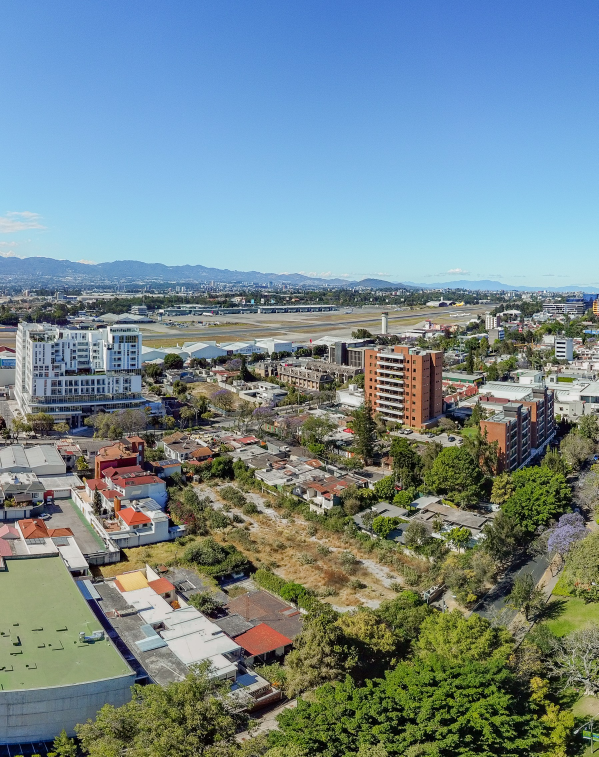
#> input picture imagenes/1.jpg, 1795 x 2270 px (shown at 1/3 size); its folder holds only this picture in this run
$ python proyecto3.py
#> lines starting #> are read from the running program, lines starting #| are printed output that depends on the picture
import os
import glob
import cv2
import numpy as np
import matplotlib.pyplot as plt

# -----------------------------
# Parámetros globales
# -----------------------------
RESIZE_DIM    = (480, 320)
RATIO_TEST    = 0.75
REPROJ_THRESH = 4.0
DETECTOR_TYPE = 'ORB'
NFEATURES     = 2000


def show_image(img, title=None):
    """
    Muestra una imagen con Matplotlib (convierte BGR a RGB si aplica).
    """
    if img is None:
        return
    disp = img
    if img.ndim == 3 and img.shape[2] == 3:
        disp = cv2.cvtColor(img, cv2.COLOR_BGR2RGB)
    plt.figure(figsize=(12, 6))
    if title:
        plt.title(title)
    plt.axis('off')
    plt.imshow(disp)
    plt.show()


class Matcher:
    """
    Detecta y empareja características entre dos imágenes.
    """
    def __init__(self, detector_type=DETECTOR_TYPE, nfeatures=NFEATURES):
        if detector_type == 'SIFT':
            self.detector = cv2.SIFT_create()
            self.norm     = cv2.NORM_L2
        else:
            self.detector = cv2.ORB_create(nfeatures=nfeatures)
            self.norm     = cv2.NORM_HAMMING
        self.matcher = cv2.BFMatcher(self.norm, crossCheck=False)

    def get_feats(self, img):
        gray = cv2.cvtColor(img, cv2.COLOR_BGR2GRAY)
        return self.detector.detectAndCompute(gray, None)

    def match(self, imgA, imgB, tag=None):
        kpA, desA = self.get_feats(imgA)
        kpB, desB = self.get_feats(imgB)
        # Mostrar keypoints
        if tag is not None:
            show_image(cv2.drawKeypoints(imgA, kpA, None,
                         flags=cv2.DRAW_MATCHES_FLAGS_DRAW_RICH_KEYPOINTS), f'Keypoints A {tag}')
            show_image(cv2.drawKeypoints(imgB, kpB, None,
                         flags=cv2.DRAW_MATCHES_FLAGS_DRAW_RICH_KEYPOINTS), f'Keypoints B {tag}')
        raw = self.matcher.knnMatch(desA, desB, k=2)
        good = [m for m, n in raw if m.distance < RATIO_TEST * n.distance]
        if tag is not None:
            show_image(cv2.drawMatches(imgA, kpA, imgB, kpB, good, None, flags=2),
                       f'Matches pre RANSAC {tag}')
        if len(good) < 4:
            print(f'No suficientes matches para {tag}')
            return None
        ptsA = np.float32([kpA[m.queryIdx].pt for m in good]).reshape(-1,1,2)
        ptsB = np.float32([kpB[m.trainIdx].pt for m in good]).reshape(-1,1,2)
        H, mask = cv2.findHomography(ptsB, ptsA, cv2.RANSAC, REPROJ_THRESH)
        if tag is not None:
            inliers = [good[i] for i in range(len(good)) if mask.ravel()[i]]
            show_image(cv2.drawMatches(imgA, kpA, imgB, kpB, inliers, None, flags=2),
                       f'Inliers {tag}')
        return H


class Stitcher:
    """
    Construye una panorámica generando una homografía acumulada
    desde la imagen central a cada foto, luego warpea y mezcla
    todas sobre un lienzo global con "feather blending".
    """
    def __init__(self, img_dir):
        # Carga y redimensiona
#> called with img_dir = 'imagenes'
        paths = sorted(glob.glob(os.path.join(img_dir, '*.*')))
        self.images = []
        for p in paths:
            img = cv2.imread(p)
#> img is the input picture: shape (2270, 1795, 3); mean B, G, R 141.4, 136.4, 116.3
            if img is not None:
                self.images.append(cv2.resize(img, RESIZE_DIM))
        if not self.images:
            raise RuntimeError(f"No hay imágenes válidas en {img_dir}")

        mid = len(self.images)//2
#> mid = 0
        self.base  = self.images[mid]
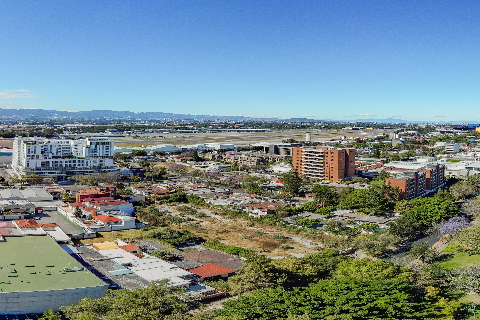
#> self.base: shape (320, 480, 3); mean of channels 0, 1, 2 141.3, 136.3, 116.2; drawn as B, G, R
        self.right = self.images[mid+1:]
#> self.right = []
        self.left  = list(reversed(self.images[:mid]))
#> self.left = []
        self.matcher = Matcher()

    def stitch(self):
        # 1) Calcular homografías desde la base a cada imagen
        Hs = [np.eye(3)]
        H_acc = np.eye(3)
        prev = self.base
        for i, img in enumerate(self.right):
            H_rel = self.matcher.match(prev, img, tag=f'D{i}')
            H_acc = H_acc.dot(H_rel)
            Hs.append(H_acc.copy())
            prev = img
#> this loop made 0 passes
#> after the loop, H_acc = [[1, 0, 0], [0, 1, 0], [0, 0, 1]]; Hs = [[[1, 0, 0], [0, 1, 0], [0, 0, 1]]]
        H_acc = np.eye(3)
        prev = self.base
        for i, img in enumerate(self.left):
            H_rel = self.matcher.match(prev, img, tag=f'I{i}')
            H_acc = H_acc.dot(H_rel)
            Hs.append(H_acc.copy())
            prev = img

        # 2) Determinar tamaño global del lienzo
        all_corners = []
        imgs = [self.base] + self.right + self.left
#> imgs = 1 item
        for im, H in zip(imgs, Hs):
            h,w = im.shape[:2]
            corners = np.float32([[0,0],[w,0],[w,h],[0,h]]).reshape(-1,1,2)
            warped = cv2.perspectiveTransform(corners, H)
            all_corners.append(warped)
#> this loop made 1 pass
#> (H, h, w, warped) on pass 1: ([[1, 0, 0], [0, 1, 0], [0, 0, 1]], 320, 480, [[0, 0], [480, 0], [480, 320], [0, 320]])
#> after the loop, all_corners = [[[0, 0], [480, 0], [480, 320], [0, 320]]]
        all_pts = np.vstack(all_corners)
#> all_pts = [[0, 0], [480, 0], [480, 320], [0, 320]]
        xmin, ymin = np.int32(all_pts.min(axis=0).ravel() - 0.5)
#> xmin = 0; ymin = 0
        xmax, ymax = np.int32(all_pts.max(axis=0).ravel() + 0.5)
#> xmax = 480; ymax = 320
        T = np.array([[1,0,-xmin],[0,1,-ymin],[0,0,1]], dtype=np.float64)
#> T = [[1, 0, 0], [0, 1, 0], [0, 0, 1]]
        canvas_size = (xmax-xmin, ymax-ymin)
#> canvas_size = (480, 320)

        # 3) Warpear todas las imágenes al lienzo y mostrar
        warped_imgs = []
        masks       = []
        for idx, (im, H) in enumerate(zip(imgs, Hs)):
            wim = cv2.warpPerspective(im, T.dot(H), canvas_size)
            msk = cv2.warpPerspective(
                np.ones(im.shape[:2], np.uint8)*255,
                T.dot(H), canvas_size)
            show_image(wim, f'Warp imagen {idx}')
            show_image(msk*255, f'Mascara {idx}')
            warped_imgs.append(wim)
            masks.append(msk)
#> this loop made 1 pass
#> H on pass 1: [[1, 0, 0], [0, 1, 0], [0, 0, 1]]
#> after the loop, masks = 1 item; warped_imgs = 1 item

        # 4) Feather blending global, paso a paso
        canvas = np.zeros((canvas_size[1], canvas_size[0], 3), np.float32)
        weight = np.zeros((canvas_size[1], canvas_size[0]), np.float32)
        for idx, (wim, msk) in enumerate(zip(warped_imgs, masks)):
            dt = cv2.distanceTransform((msk>0).astype(np.uint8), cv2.DIST_L2, 5)
            wgt = dt / (dt.max()+1e-6)
            show_image(wgt, f'Peso distancia {idx}')
            w3  = wgt[:,:,None]
            canvas += wim.astype(np.float32) * w3
            weight += wgt
#> this loop made 1 pass
        final = (canvas / (weight[:,:,None]+1e-6))
        final = np.clip(final, 0, 255).astype(np.uint8)


        return final


if __name__ == '__main__':
    img_dir = os.path.join(os.path.dirname(__file__), 'imagenes')
    stitcher = Stitcher(img_dir)
    pano = stitcher.stitch()
    show_image(pano, 'Panorámica Final')

$ run again, on imagenes/3.jpg
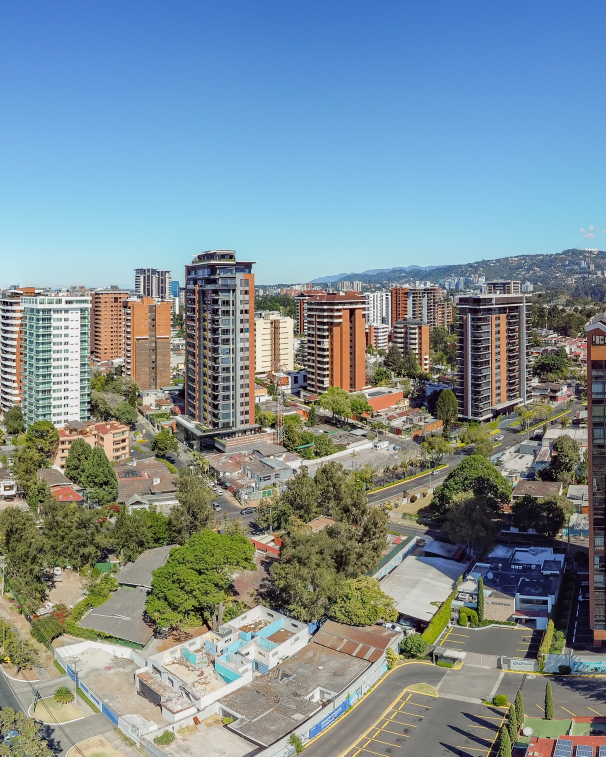
#> input picture imagenes/3.jpg, 1818 x 2270 px (shown at 1/3 size)
#> in __init__, img is the input picture: shape (2270, 1818, 3); mean B, G, R 149, 141.7, 124.2
#> mid = 0
#> in __init__, `self.base  = self.images[mid]`:
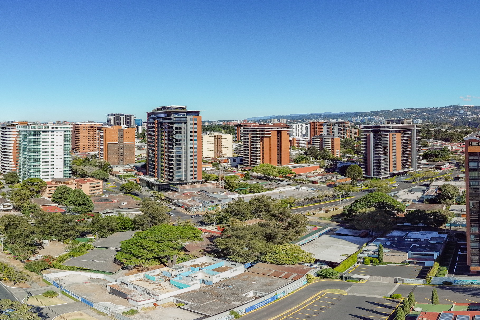
#> self.base: shape (320, 480, 3); mean of channels 0, 1, 2 148.8, 141.5, 124; drawn as B, G, R
#> self.right = []
#> after the loop in stitch, `for i, img in enumerate(self.right):`: H_acc = [[1, 0, 0], [0, 1, 0], [0, 0, 1]]; Hs = [[[1, 0, 0], [0, 1, 0], [0, 0, 1]]]
#> imgs = 1 item
#> the loop in stitch, `for im, H in zip(imgs, Hs):` made 1 pass
#> (H, h, w, warped) on pass 1: ([[1, 0, 0], [0, 1, 0], [0, 0, 1]], 320, 480, [[0, 0], [480, 0], [480, 320], [0, 320]])
#> after the loop in stitch, `for im, H in zip(imgs, Hs):`: all_corners = [[[0, 0], [480, 0], [480, 320], [0, 320]]]
#> all_pts = [[0, 0], [480, 0], [480, 320], [0, 320]]
#> xmin = 0
#> xmax = 480; ymax = 320
#> T = [[1, 0, 0], [0, 1, 0], [0, 0, 1]]
#> canvas_size = (480, 320)
#> the loop in stitch, `for idx, (im, H) in enumerate(zip(imgs, Hs)):` made 1 pass
#> H on pass 1: [[1, 0, 0], [0, 1, 0], [0, 0, 1]]
#> after the loop in stitch, `for idx, (im, H) in enumerate(zip(imgs, Hs)):`: masks = 1 item
#> the loop in stitch, `for idx, (wim, msk) in enumerate(zip(warped_imgs, masks)):` made 1 pass

$ run again, on imagenes/3.png
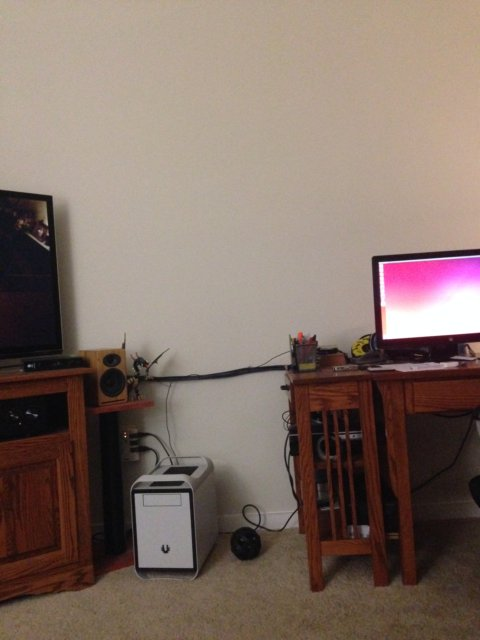
#> input picture imagenes/3.png, 480 x 640 px
#> in __init__, img is the input picture: shape (640, 480, 3); mean B, G, R 102.6, 111.9, 129.7
#> mid = 0
#> in __init__, `self.base  = self.images[mid]`:
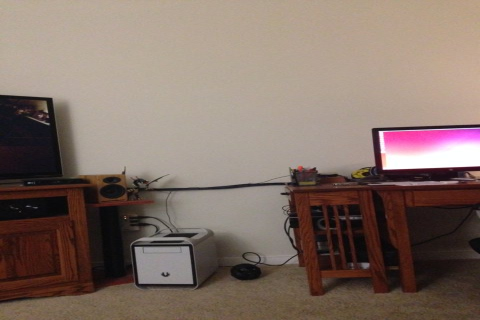
#> self.base: shape (320, 480, 3); mean of channels 0, 1, 2 102.8, 112.2, 129.9; drawn as B, G, R
#> self.right = []
#> after the loop in stitch, `for i, img in enumerate(self.right):`: H_acc = [[1, 0, 0], [0, 1, 0], [0, 0, 1]]; Hs = [[[1, 0, 0], [0, 1, 0], [0, 0, 1]]]
#> imgs = 1 item
#> the loop in stitch, `for im, H in zip(imgs, Hs):` made 1 pass
#> (H, h, w, warped) on pass 1: ([[1, 0, 0], [0, 1, 0], [0, 0, 1]], 320, 480, [[0, 0], [480, 0], [480, 320], [0, 320]])
#> after the loop in stitch, `for im, H in zip(imgs, Hs):`: all_corners = [[[0, 0], [480, 0], [480, 320], [0, 320]]]
#> all_pts = [[0, 0], [480, 0], [480, 320], [0, 320]]
#> xmin = 0
#> xmax = 480; ymax = 320
#> T = [[1, 0, 0], [0, 1, 0], [0, 0, 1]]
#> canvas_size = (480, 320)
#> the loop in stitch, `for idx, (im, H) in enumerate(zip(imgs, Hs)):` made 1 pass
#> H on pass 1: [[1, 0, 0], [0, 1, 0], [0, 0, 1]]
#> after the loop in stitch, `for idx, (im, H) in enumerate(zip(imgs, Hs)):`: masks = 1 item
#> the loop in stitch, `for idx, (wim, msk) in enumerate(zip(warped_imgs, masks)):` made 1 pass

$ run again, on imagenes/4.jpg
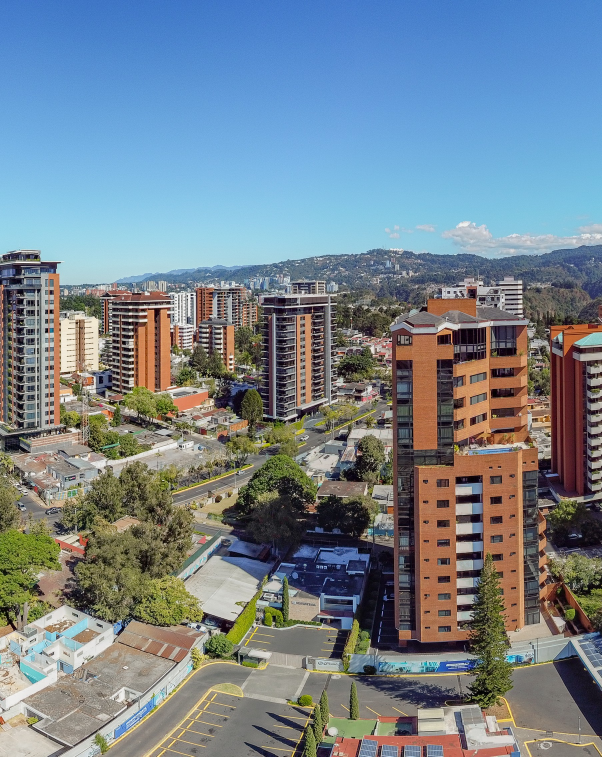
#> input picture imagenes/4.jpg, 1806 x 2270 px (shown at 1/3 size)
#> in __init__, img is the input picture: shape (2270, 1806, 3); mean B, G, R 140.8, 130.8, 117
#> mid = 0
#> in __init__, `self.base  = self.images[mid]`:
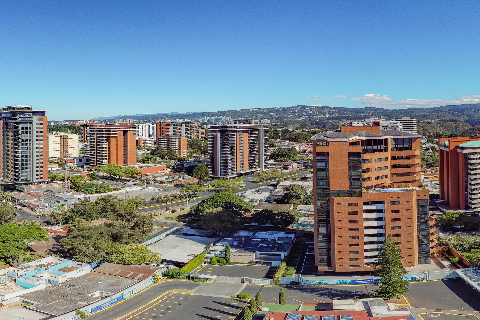
#> self.base: shape (320, 480, 3); mean of channels 0, 1, 2 140.6, 130.6, 116.9; drawn as B, G, R
#> self.right = []
#> after the loop in stitch, `for i, img in enumerate(self.right):`: H_acc = [[1, 0, 0], [0, 1, 0], [0, 0, 1]]; Hs = [[[1, 0, 0], [0, 1, 0], [0, 0, 1]]]
#> imgs = 1 item
#> the loop in stitch, `for im, H in zip(imgs, Hs):` made 1 pass
#> (H, h, w, warped) on pass 1: ([[1, 0, 0], [0, 1, 0], [0, 0, 1]], 320, 480, [[0, 0], [480, 0], [480, 320], [0, 320]])
#> after the loop in stitch, `for im, H in zip(imgs, Hs):`: all_corners = [[[0, 0], [480, 0], [480, 320], [0, 320]]]
#> all_pts = [[0, 0], [480, 0], [480, 320], [0, 320]]
#> xmin = 0
#> xmax = 480; ymax = 320
#> T = [[1, 0, 0], [0, 1, 0], [0, 0, 1]]
#> canvas_size = (480, 320)
#> the loop in stitch, `for idx, (im, H) in enumerate(zip(imgs, Hs)):` made 1 pass
#> H on pass 1: [[1, 0, 0], [0, 1, 0], [0, 0, 1]]
#> after the loop in stitch, `for idx, (im, H) in enumerate(zip(imgs, Hs)):`: masks = 1 item
#> the loop in stitch, `for idx, (wim, msk) in enumerate(zip(warped_imgs, masks)):` made 1 pass

$ run again, on imagenes/1.png
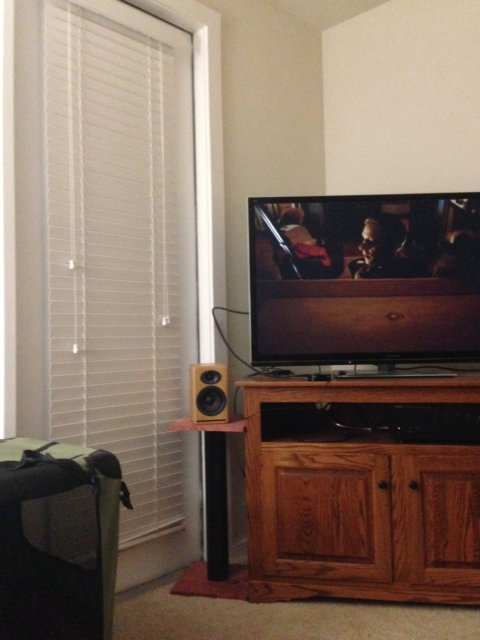
#> input picture imagenes/1.png, 480 x 640 px
#> in __init__, img is the input picture: shape (640, 480, 3); mean B, G, R 95.3, 108.5, 127.8
#> mid = 0
#> in __init__, `self.base  = self.images[mid]`:
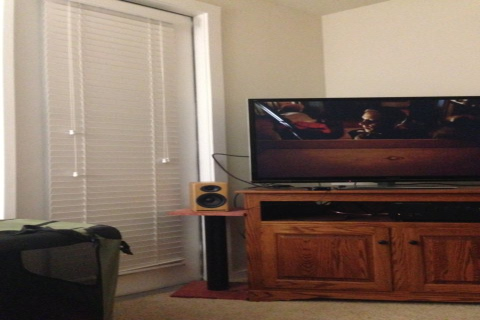
#> self.base: shape (320, 480, 3); mean of channels 0, 1, 2 95.6, 108.7, 128; drawn as B, G, R
#> self.right = []
#> after the loop in stitch, `for i, img in enumerate(self.right):`: H_acc = [[1, 0, 0], [0, 1, 0], [0, 0, 1]]; Hs = [[[1, 0, 0], [0, 1, 0], [0, 0, 1]]]
#> imgs = 1 item
#> the loop in stitch, `for im, H in zip(imgs, Hs):` made 1 pass
#> (H, h, w, warped) on pass 1: ([[1, 0, 0], [0, 1, 0], [0, 0, 1]], 320, 480, [[0, 0], [480, 0], [480, 320], [0, 320]])
#> after the loop in stitch, `for im, H in zip(imgs, Hs):`: all_corners = [[[0, 0], [480, 0], [480, 320], [0, 320]]]
#> all_pts = [[0, 0], [480, 0], [480, 320], [0, 320]]
#> xmin = 0
#> xmax = 480; ymax = 320
#> T = [[1, 0, 0], [0, 1, 0], [0, 0, 1]]
#> canvas_size = (480, 320)
#> the loop in stitch, `for idx, (im, H) in enumerate(zip(imgs, Hs)):` made 1 pass
#> H on pass 1: [[1, 0, 0], [0, 1, 0], [0, 0, 1]]
#> after the loop in stitch, `for idx, (im, H) in enumerate(zip(imgs, Hs)):`: masks = 1 item
#> the loop in stitch, `for idx, (wim, msk) in enumerate(zip(warped_imgs, masks)):` made 1 pass
